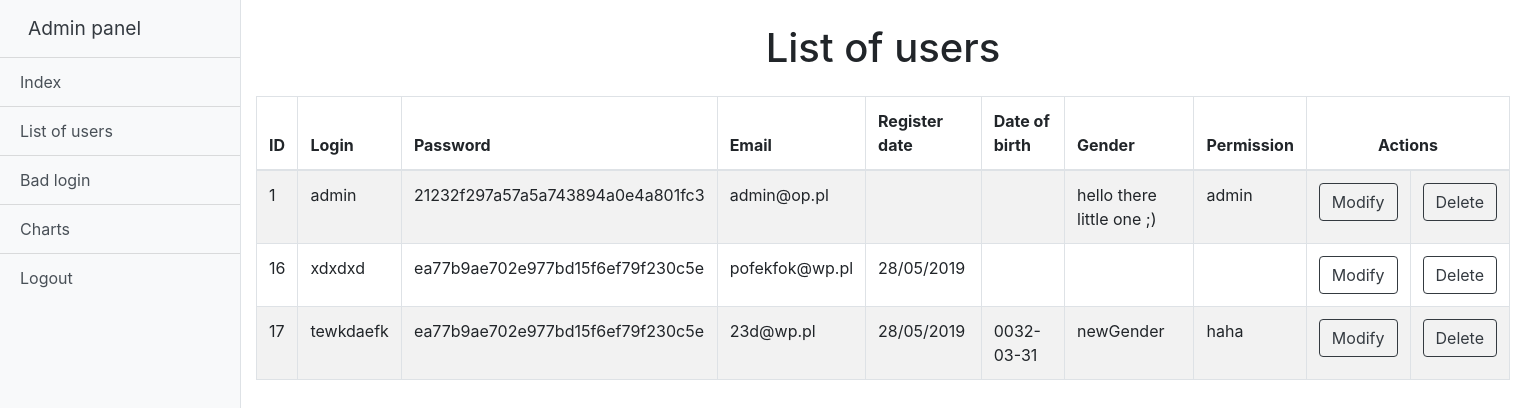
Page /adminPanel.php?action=users (signed in) on the earlier database version.
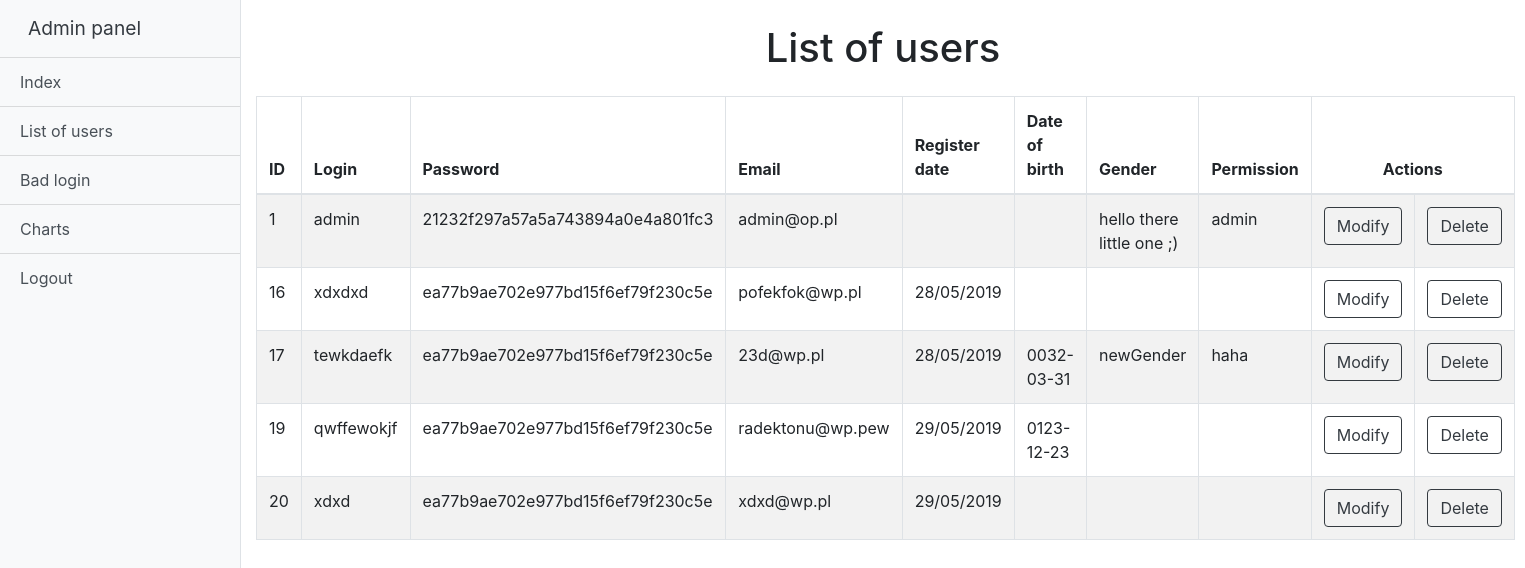
Same page on the later database version.
### tables this page shows
CREATE TABLE "users" (
	`ID`	INTEGER NOT NULL PRIMARY KEY AUTOINCREMENT,
	`login`	TEXT NOT NULL,
	`passwd`	TEXT NOT NULL,
	`email`	TEXT NOT NULL,
	`registerDate`	TEXT NOT NULL,
	`dateOfBirth`	TEXT,
	`gender`	TEXT,
	`perm`	INTEGER
);

### usersList.php (the view, shortened to what this page needs)
<?php
  if (isset($_SESSION["id"])) {
    $id = $_SESSION["id"];
    try {
      $db = new PDO("sqlite:database.sqlite");
    } catch (PDOException $e) {
      echo "Error!".$e->getMessage();
    }
      $query = "SELECT * FROM users WHERE ID = $id AND perm = 'admin'";
      $result = $db->query($query);
      if (!$result) {
        header("Location: index.php");
      } else {
        $rows = $result->fetch();
        if ($rows) {
?>
<div class="container-fluid mt-4">
  <h1 class="text-center">List of users</h1>
  <table class="table-striped table table-bordered mt-4">
    <thead>
      <tr>
        <th>ID</th>
        <th>Login</th>
        <th>Password</th>
        <th>Email</th>
        <th>Register date</th>
        <th>Date of birth</th>
        <th>Gender</th>
        <th>Permission</th>
        <th colspan="2" style="text-align: center">Actions</th>
      </tr>
    </thead>
    <tbody>
      <?php
        try {
          $conn = new PDO("sqlite:database.sqlite");
          $sql = "SELECT * FROM users";
          $result = $conn->query($sql);
          if (!$result) {
            echo "<SCRIPT type='text/javascript'>
            alert('Error!!!');
              window.location.replace(\"adminPanel.php\");
            </SCRIPT>";
          } else {
            foreach ($result as $value) {
              echo "<tr>";
              echo "<td>".$value["ID"]."</td>";
              echo "<td>".$value["login"]."</td>";
              echo "<td>".md5($value["passwd"])."</td>";
              echo "<td>".$value["email"]."</td>";
              echo "<td>".$value["registerDate"]."</td>";
              echo "<td>".$value["dateOfBirth"]."</td>";
              echo "<td>".$value["gender"]."</td>";
              echo "<td>".$value["perm"]."</td>";
              echo "<td><a class='btn btn-outline-dark' href='editUser.php?id=".$value['ID']."' data-toggle='modal' data-target='#editModal'>Modify</a></td>
                    <td><a class='btn btn-outline-dark' href='delUser.php?id=".$value['ID']."' data-toggle='modal' data-target='#deleteModal'>Delete</a></td>";
              echo "</tr>";
            }
          }
        } catch (PDOException $e) {
          echo "Error!".$e->getMessage();
        }
      ?>
    </tbody>
  </table>
</div>
<?php
} else {
  header("Location: index.php");
}
  }
} else {
  header("Location: index.php");
}
?>

Differences in the rows shown:
added users: ID "19", login "qwffewokjf", passwd "ea77b9ae702e977bd15f6ef79f230c5e", email "radektonu@wp.pew", registerDate "29/05/2019", dateOfBirth "0123-12-23"
added users: ID "20", login "xdxd", passwd "ea77b9ae702e977bd15f6ef79f230c5e", email "xdxd@wp.pl", registerDate "29/05/2019"
